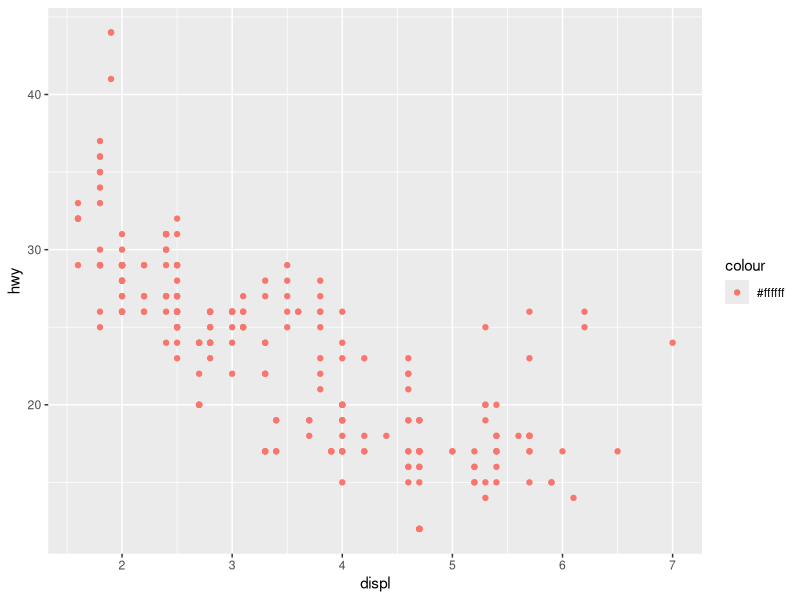
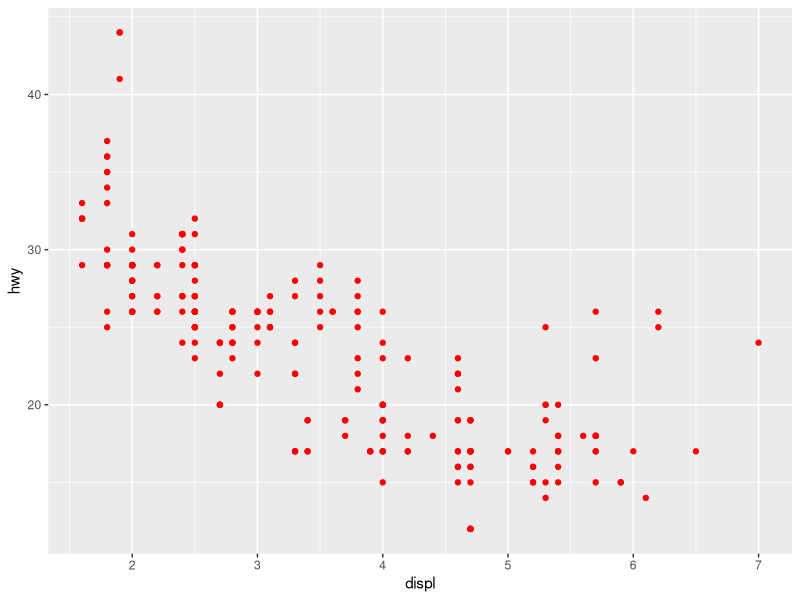

Recreate these plots in R, in order.
library(ggplot2)

mpg
ggplot(mpg, aes(x = displ, y = hwy, color = "#ffffff")) +
    geom_point()


ggplot(mpg, aes(x = displ, y = hwy)) +
    geom_point(color = "red")